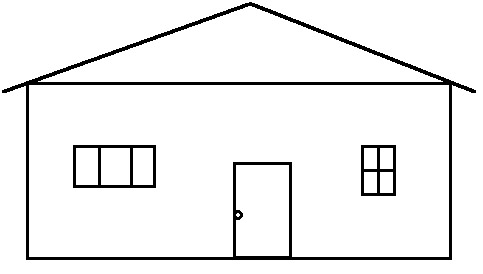
#> input picture photos/house-for-kids.jpg, 483 x 274 px, given in place of the camera
$ jupyter execute '9.live sketch using webcam.ipynb'
#> lines starting #> are read from the running program, lines starting #| are printed output that depends on the picture; after the words box and inside, x2 and y2 are one past the last pixel; in counts of white or black regions, pixels touching at a corner belong together
#> further down, frame is the input picture: shape (274, 483, 3); min 0, max 255, mean 239.6
[cell 1]
import cv2
import numpy as np

[cell 2]
def sketch(image):
    img_grey = cv2.cvtColor(image, cv2.COLOR_BGR2GRAY)

    #cleaning the image using gaussian blur
    img_blur = cv2.GaussianBlur(img_grey, (5,5) ,0)
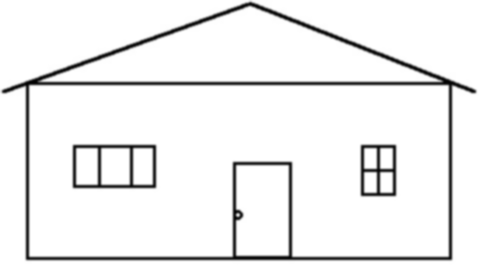
#> img_blur: shape (274, 483); min 1, max 255, mean 239.6

    #extract edges
    canny = cv2.Canny(img_blur , 30 , 70)
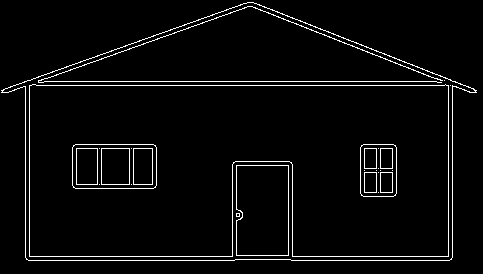
#> canny: shape (274, 483); 3.7% white in thin lines or dots

    #binarize the image
    ret , thresh = cv2.threshold(canny , 40, 255 , cv2.THRESH_BINARY_INV) #if we THRESH-BINARY  it will be black , OR IF WE TAKE _INV it will be white
#> thresh: shape (274, 483); 96.3% white; black in thin lines or dots

    return thresh

[cell 3]
#initialize the webcam

cap = cv2.VideoCapture(0)

while True:
    ret , frame = cap.read()  #ret is a boolean value wheather the image is captured or not
    cv2.imshow('vivek' , sketch(frame))
    if cv2.waitKey(1) == 13:  #13 is enter key
#> (key Esc is pressed here)
        break

cap.release()
cv2.destroyAllWindows()

$ run again, on photos/house.jpg
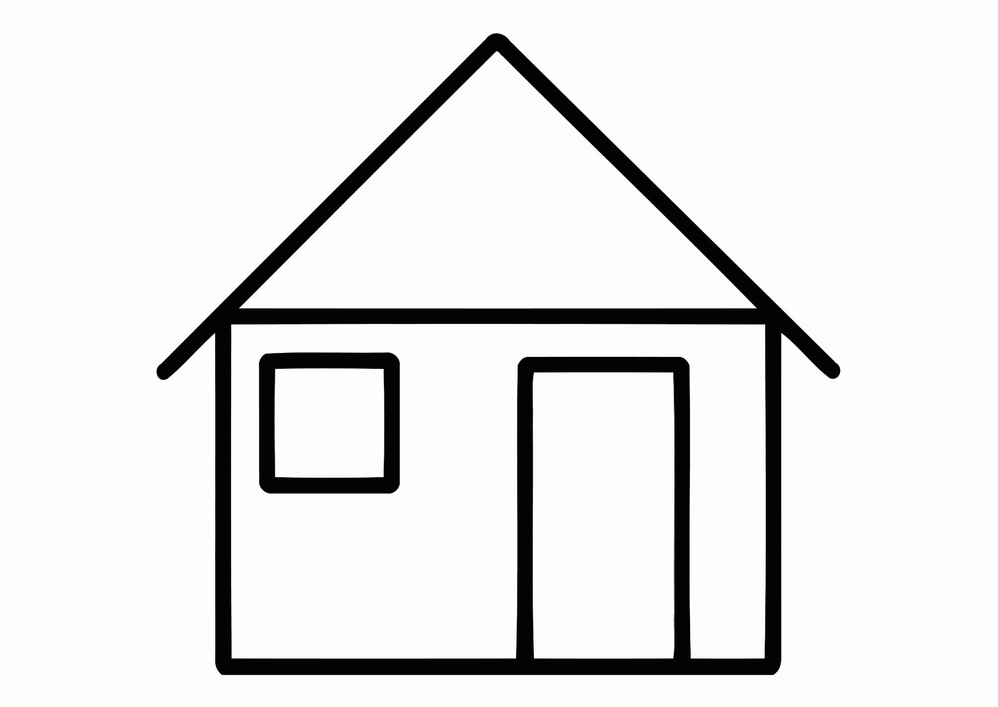
#> input picture photos/house.jpg, 998 x 707 px, shrunk from 1750 x 1240 before the run, given in place of the camera
#> frame is the input picture: shape (707, 998, 3); mean B, G, R 229.1, 231.6, 229.9
#> in sketch, `canny = cv2.Canny(img_blur , 30 , 70)`:
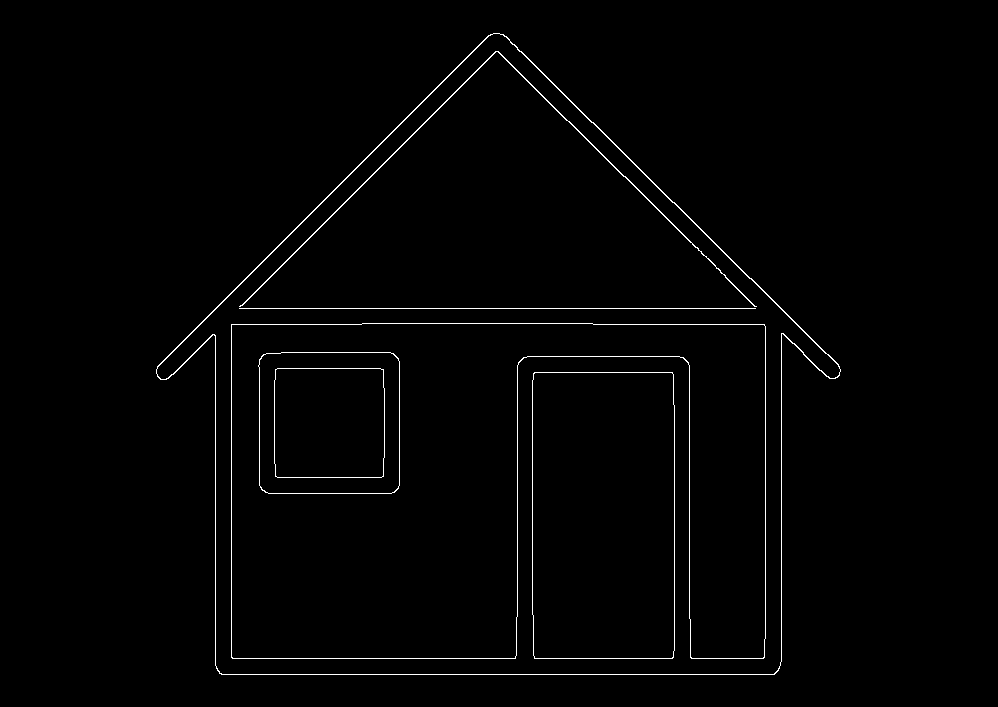
#> canny: shape (707, 998); 1.2% white in thin lines or dots, all inside (x1, y1, x2, y2) = (156, 33, 841, 675)

$ run again, on photos/shapes.jpg
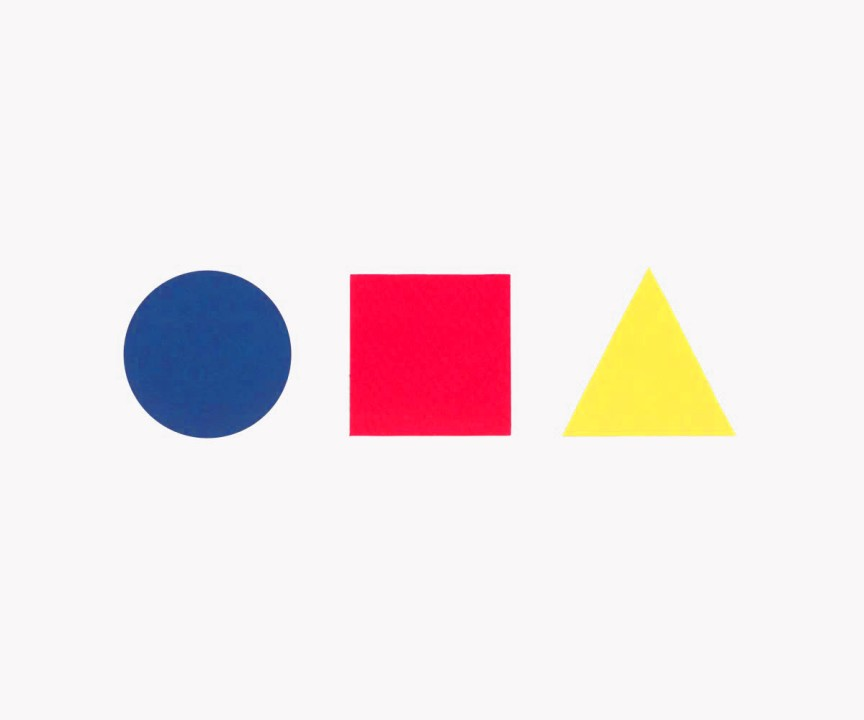
#> input picture photos/shapes.jpg, 864 x 720 px, given in place of the camera
#> frame is the input picture: shape (720, 864, 3); mean B, G, R 232.5, 230.7, 241.7
#> in sketch, `img_grey = cv2.cvtColor(image, cv2.COLOR_BGR2GRAY)`:
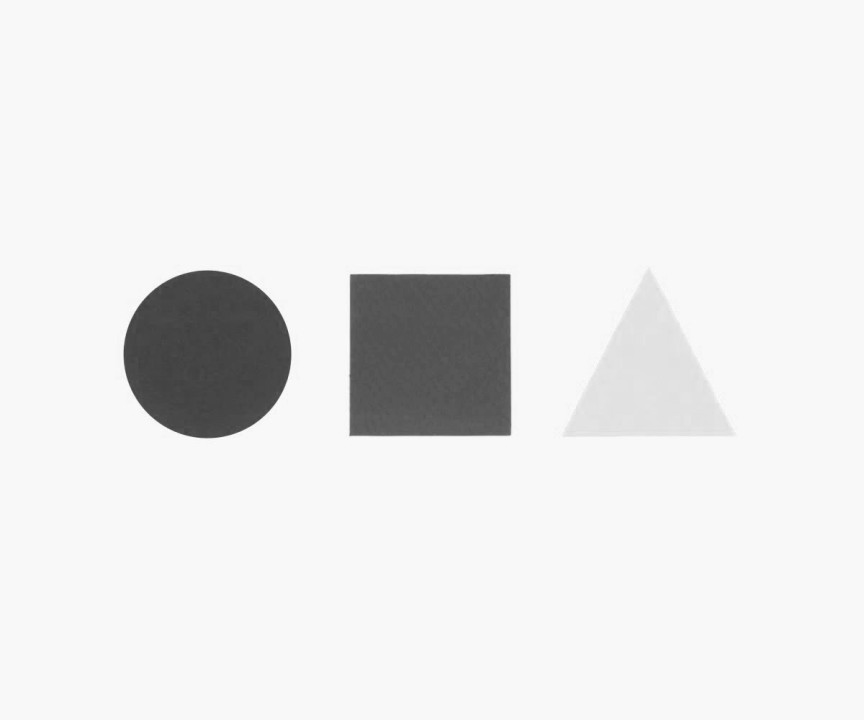
#> img_grey: shape (720, 864); min 57, max 255, mean 234.4
#> in sketch, `canny = cv2.Canny(img_blur , 30 , 70)`:
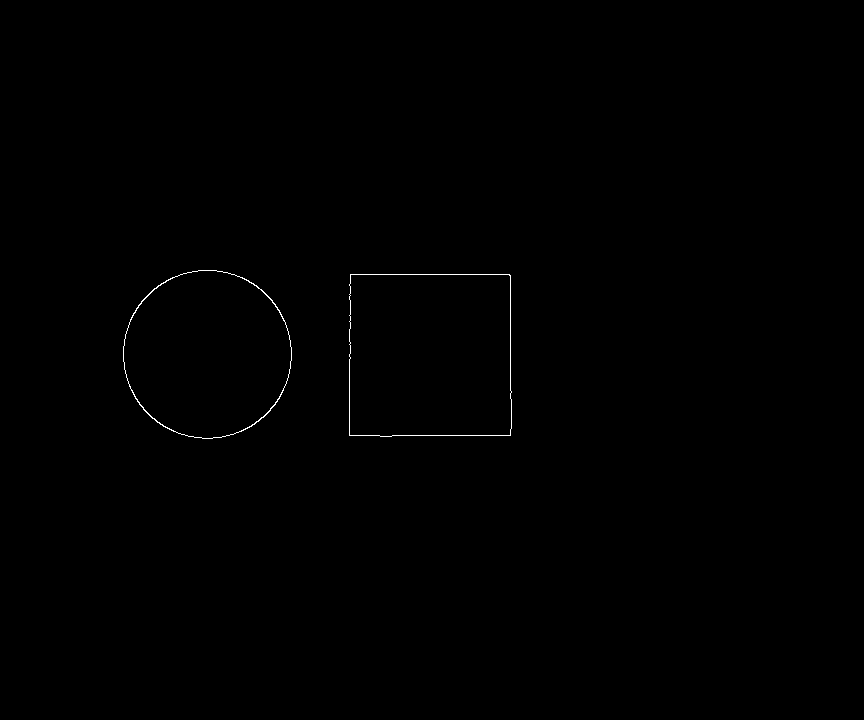
#> canny: shape (720, 864); 0.2% white in thin lines or dots, all inside (x1, y1, x2, y2) = (123, 270, 512, 439)
